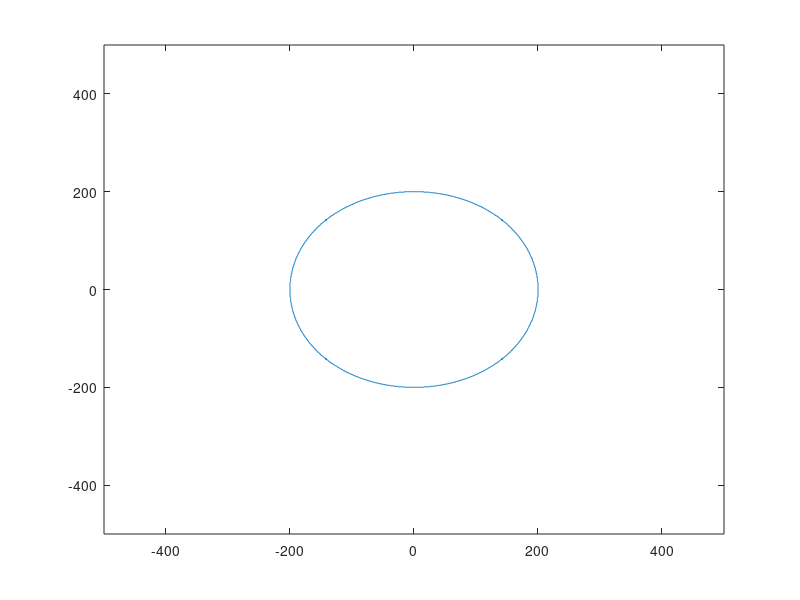

Here is the MATLAB script that generated this plot:
R = 200;

d = 1-R;
x = 0;
y = R;

arrayx = zeros(1, R);
arrayy = zeros(1, R);

k=2;
arrayx(1)=x;
arrayy(1)=y;
while x<=y
    if d<0
        d = d + (2*x) + 1;
    else
        d = d + (2*(x-y)) + 1;
        y = y - 1;
    end
    x = x+1;
    arrayx(k) = x;
    arrayy(k) = y;
    k = k + 1;
end

arrayx = arrayx(find(arrayy,1,'first'):find(arrayy,1,'last'));
arrayy = arrayy(find(arrayy,1,'first'):find(arrayy,1,'last'));

farrayx = [arrayx fliplr(arrayy) arrayy fliplr(arrayx) -arrayx -fliplr(arrayy) -arrayy -fliplr(arrayx)];
farrayy = [arrayy fliplr(arrayx) -arrayx -fliplr(arrayy) -arrayy -fliplr(arrayx) arrayx fliplr(arrayy)];

plot(farrayx, farrayy);

axis([-500, 500, -500, 500]);